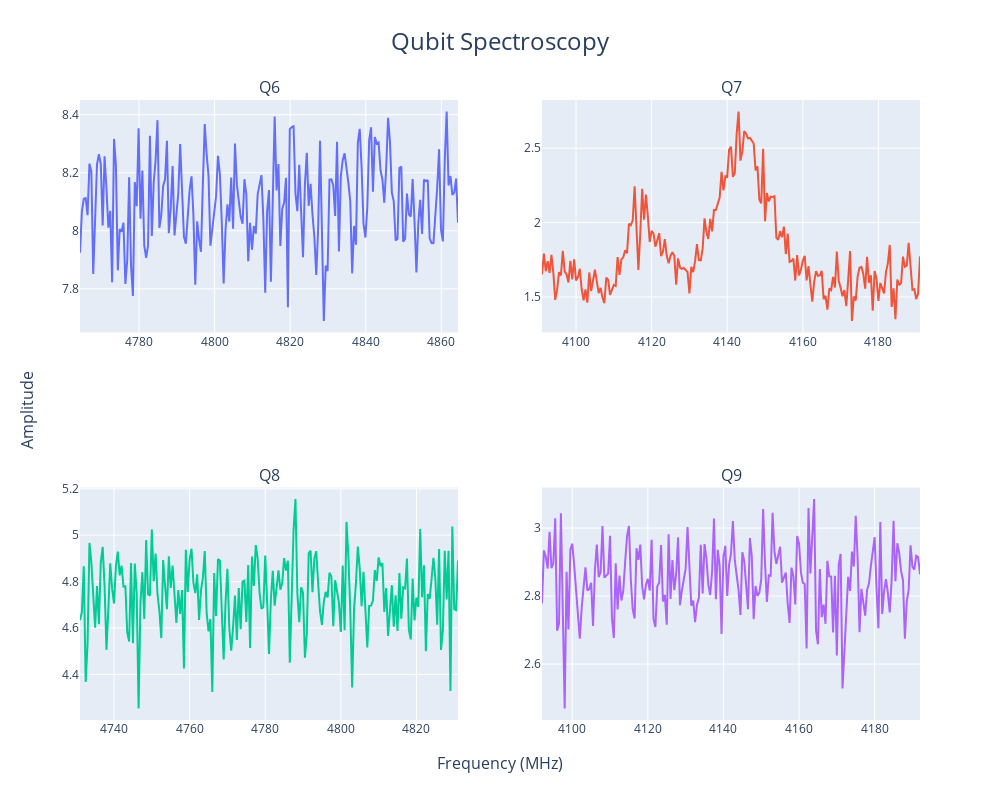

The code cell stored with this chart in its notebook:
### Code cell
# Create a 2x2 subplot figure
fig = sp.make_subplots(
    rows=2, cols=2,
    subplot_titles=(channel_cfg["qubits"][0], channel_cfg["qubits"][1], channel_cfg["qubits"][2], channel_cfg["qubits"][3]),
    x_title="Frequency (MHz)",
    y_title="Amplitude"
)

# Add each qubit's result to a different subplot
fig.add_trace(go.Scatter(x=np.array(freq_range[0])[:,0], y=r1, mode='lines'), row=1, col=1)
fig.add_trace(go.Scatter(x=np.array(freq_range[0])[:,1], y=r2, mode='lines'), row=1, col=2)
fig.add_trace(go.Scatter(x=np.array(freq_range[0])[:,2], y=r3, mode='lines'), row=2, col=1)
fig.add_trace(go.Scatter(x=np.array(freq_range[0])[:,3], y=r4, mode='lines'), row=2, col=2)

# Update layout with a main title
fig.update_layout(
    title={'text': "Qubit Spectroscopy",
            'font': {
            'size': 24  # Set the font size
        },
          },
    height = 800, width = 1000,
    title_x= 0.5,    
    showlegend=False
)

# Show the plot
fig.show()

### Figure 1 — Plotly figure (JSON) as saved in the notebook; plotly's stock layout.template omitted (floating-point values rounded to 4 significant figures; data arrays with more than 128 entries replaced by an {"elided": "..."} marker saying what was removed)
{"data": [{"mode": "lines", "type": "scatter", "x": {"elided": "201 float values"}, "xaxis": "x", "y": {"elided": "201 float values"}, "yaxis": "y"}, {"mode": "lines", "type": "scatter", "x": {"elided": "201 float values"}, "xaxis": "x2", "y": {"elided": "201 float values"}, "yaxis": "y2"}, {"mode": "lines", "type": "scatter", "x": {"elided": "201 float values"}, "xaxis": "x3", "y": {"elided": "201 float values"}, "yaxis": "y3"}, {"mode": "lines", "type": "scatter", "x": {"elided": "201 float values"}, "xaxis": "x4", "y": {"elided": "201 float values"}, "yaxis": "y4"}], "layout": {"annotations": [{"font": {"size": 16}, "showarrow": false, "text": "Q6", "x": 0.225, "xanchor": "center", "xref": "paper", "y": 1, "yanchor": "bottom", "yref": "paper"}, {"font": {"size": 16}, "showarrow": false, "text": "Q7", "x": 0.775, "xanchor": "center", "xref": "paper", "y": 1, "yanchor": "bottom", "yref": "paper"}, {"font": {"size": 16}, "showarrow": false, "text": "Q8", "x": 0.225, "xanchor": "center", "xref": "paper", "y": 0.375, "yanchor": "bottom", "yref": "paper"}, {"font": {"size": 16}, "showarrow": false, "text": "Q9", "x": 0.775, "xanchor": "center", "xref": "paper", "y": 0.375, "yanchor": "bottom", "yref": "paper"}, {"font": {"size": 16}, "showarrow": false, "text": "Frequency (MHz)", "x": 0.5, "xanchor": "center", "xref": "paper", "y": 0, "yanchor": "top", "yref": "paper", "yshift": -30}, {"font": {"size": 16}, "showarrow": false, "text": "Amplitude", "textangle": -90, "x": 0, "xanchor": "right", "xref": "paper", "xshift": -40, "y": 0.5, "yanchor": "middle", "yref": "paper"}], "height": 800, "showlegend": false, "title": {"font": {"size": 24}, "text": "Qubit Spectroscopy", "x": 0.5}, "width": 1000, "xaxis": {"anchor": "y", "domain": [0, 0.45]}, "xaxis2": {"anchor": "y2", "domain": [0.55, 1]}, "xaxis3": {"anchor": "y3", "domain": [0, 0.45]}, "xaxis4": {"anchor": "y4", "domain": [0.55, 1]}, "yaxis": {"anchor": "x", "domain": [0.625, 1]}, "yaxis2": {"anchor": "x2", "domain": [0.625, 1]}, "yaxis3": {"anchor": "x3", "domain": [0, 0.375]}, "yaxis4": {"anchor": "x4", "domain": [0, 0.375]}}}
